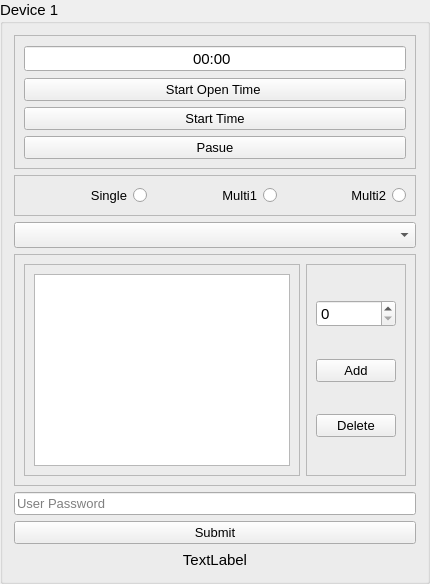
     <widget class="QGroupBox" name="groupBox">
      <property name="font">
       <font>
        <pointsize>11</pointsize>
       </font>
      </property>
      <property name="layoutDirection">
       <enum>Qt::LeftToRight</enum>
      </property>
      <property name="locale">
       <locale language="English" country="UnitedStates"/>
      </property>
      <property name="title">
       <string>Device 1</string>
      </property>
      <property name="flat">
       <bool>false</bool>
      </property>
      <layout class="QGridLayout" name="gridLayout_5">
       <item row="6" column="0">
        <widget class="QPushButton" name="submit_bttn">
         <property name="font">
          <font>
           <pointsize>10</pointsize>
          </font>
         </property>
         <property name="styleSheet">
          <string notr="true"/>
         </property>
         <property name="text">
          <string>Submit</string>
         </property>
        </widget>
       </item>
       <item row="5" column="0">
        <widget class="QLineEdit" name="lineEdit">
         <property name="font">
          <font>
           <pointsize>10</pointsize>
          </font>
         </property>
         <property name="text">
          <string/>
         </property>
         <property name="echoMode">
          <enum>QLineEdit::Password</enum>
         </property>
         <property name="placeholderText">
          <string>User Password</string>
         </property>
        </widget>
       </item>
       <item row="3" column="0">
        <widget class="QComboBox" name="comboBox"/>
       </item>
       <item row="2" column="0">
        <widget class="QFrame" name="frame_5">
         <property name="frameShape">
          <enum>QFrame::StyledPanel</enum>
         </property>
         <property name="frameShadow">
          <enum>QFrame::Raised</enum>
         </property>
         <layout class="QHBoxLayout" name="horizontalLayout">
          <item>
           <widget class="QRadioButton" name="single_radioBttn">
            <property name="font">
             <font>
              <pointsize>10</pointsize>
             </font>
            </property>
            <property name="layoutDirection">
             <enum>Qt::RightToLeft</enum>
            </property>
            <property name="text">
             <string>Single</string>
            </property>
           </widget>
          </item>
          <item>
           <widget class="QRadioButton" name="multi1_radioBttn">
            <property name="font">
             <font>
              <pointsize>10</pointsize>
             </font>
            </property>
            <property name="layoutDirection">
             <enum>Qt::RightToLeft</enum>
            </property>
            <property name="text">
             <string>Multi1</string>
            </property>
           </widget>
          </item>
          <item>
           <widget class="QRadioButton" name="multi2_radioBttn">
            <property name="font">
             <font>
              <pointsize>10</pointsize>
             </font>
            </property>
            <property name="layoutDirection">
             <enum>Qt::RightToLeft</enum>
            </property>
            <property name="text">
             <string>Multi2</string>
            </property>
           </widget>
          </item>
         </layout>
        </widget>
       </item>
       <item row="1" column="0">
        <widget class="QFrame" name="frame">
         <property name="frameShape">
          <enum>QFrame::StyledPanel</enum>
         </property>
         <property name="frameShadow">
          <enum>QFrame::Raised</enum>
         </property>
         <layout class="QGridLayout" name="gridLayout_6">
          <item row="1" column="0">
           <widget class="QPushButton" name="start_open_time_bttn">
            <property name="font">
             <font>
              <pointsize>10</pointsize>
             </font>
            </property>
            <property name="layoutDirection">
             <enum>Qt::RightToLeft</enum>
            </property>
            <property name="autoFillBackground">
             <bool>false</bool>
            </property>
            <property name="text">
             <string>Start Open Time </string>
            </property>
            <property name="flat">
             <bool>false</bool>
            </property>
           </widget>
          </item>
          <item row="2" column="0">
           <widget class="QPushButton" name="start_time_bttn">
            <property name="font">
             <font>
              <pointsize>10</pointsize>
             </font>
            </property>
            <property name="text">
             <string>Start Time</string>
            </property>
           </widget>
          </item>
          <item row="3" column="0">
           <widget class="QPushButton" name="pause_bttn">
            <property name="font">
             <font>
              <pointsize>10</pointsize>
             </font>
            </property>
            <property name="text">
             <string>Pasue</string>
            </property>
           </widget>
          </item>
          <item row="0" column="0">
           <widget class="QTimeEdit" name="timeEdit">
            <property name="palette">
             <palette>
              <active>
               <colorrole role="Highlight">
                <brush brushstyle="SolidPattern">
                 <color alpha="255">
                  <red>173</red>
                  <green>178</green>
                  <blue>181</blue>
                 </color>
                </brush>
               </colorrole>
              </active>
              <inactive>
               <colorrole role="Highlight">
                <brush brushstyle="SolidPattern">
                 <color alpha="255">
                  <red>173</red>
                  <green>178</green>
                  <blue>181</blue>
                 </color>
                </brush>
               </colorrole>
              </inactive>
              <disabled>
               <colorrole role="Highlight">
                <brush brushstyle="SolidPattern">
                 <color alpha="255">
                  <red>51</red>
                  <green>153</green>
                  <blue>255</blue>
                 </color>
                </brush>
               </colorrole>
              </disabled>
             </palette>
            </property>
            <property name="font">
             <font>
              <pointsize>11</pointsize>
              <weight>50</weight>
              <bold>false</bold>
             </font>
            </property>
            <property name="alignment">
             <set>Qt::AlignCenter</set>
            </property>
            <property name="buttonSymbols">
             <enum>QAbstractSpinBox::NoButtons</enum>
            </property>
            <property name="accelerated">
             <bool>false</bool>
            </property>
            <property name="displayFormat">
             <string>hh:mm </string>
            </property>
           </widget>
          </item>
         </layout>
        </widget>
       </item>
       <item row="4" column="0">
        <widget class="QFrame" name="frame_2">
         <property name="frameShape">
          <enum>QFrame::StyledPanel</enum>
         </property>
         <property name="frameShadow">
          <enum>QFrame::Raised</enum>
         </property>
         <layout class="QGridLayout" name="gridLayout">
          <item row="0" column="0">
           <widget class="QFrame" name="frame_3">
            <property name="frameShape">
             <enum>QFrame::StyledPanel</enum>
            </property>
            <property name="frameShadow">
             <enum>QFrame::Raised</enum>
            </property>
            <layout class="QGridLayout" name="gridLayout_4">
             <item row="0" column="0">
              <widget class="QListWidget" name="listWidget"/>
             </item>
            </layout>
           </widget>
          </item>
          <item row="0" column="1">
           <widget class="QFrame" name="frame_4">
            <property name="frameShape">
             <enum>QFrame::StyledPanel</enum>
            </property>
            <property name="frameShadow">
             <enum>QFrame::Raised</enum>
            </property>
            <layout class="QGridLayout" name="gridLayout_3">
             <item row="3" column="0">
              <widget class="QPushButton" name="add_bttn">
               <property name="font">
                <font>
                 <pointsize>10</pointsize>
                </font>
               </property>
               <property name="text">
                <string>Add</string>
               </property>
              </widget>
             </item>
             <item row="4" column="0">
              <widget class="QPushButton" name="delete_bttn">
               <property name="font">
                <font>
                 <pointsize>10</pointsize>
                </font>
               </property>
               <property name="text">
                <string>Delete</string>
               </property>
              </widget>
             </item>
             <item row="2" column="0">
              <widget class="QSpinBox" name="spinBox"/>
             </item>
            </layout>
           </widget>
          </item>
         </layout>
        </widget>
       </item>
       <item row="8" column="0">
        <widget class="QLabel" name="label">
         <property name="styleSheet">
          <string notr="true">
  min-height: 20px;
  min-width: 20px;</string>
         </property>
         <property name="frameShape">
          <enum>QFrame::NoFrame</enum>
         </property>
         <property name="frameShadow">
          <enum>QFrame::Sunken</enum>
         </property>
         <property name="lineWidth">
          <number>1</number>
         </property>
         <property name="midLineWidth">
          <number>0</number>
         </property>
         <property name="text">
          <string>TextLabel</string>
         </property>
         <property name="textFormat">
          <enum>Qt::AutoText</enum>
         </property>
         <property name="scaledContents">
          <bool>true</bool>
         </property>
         <property name="alignment">
          <set>Qt::AlignCenter</set>
         </property>
         <property name="wordWrap">
          <bool>false</bool>
         </property>
        </widget>
       </item>
      </layout>
     </widget>
